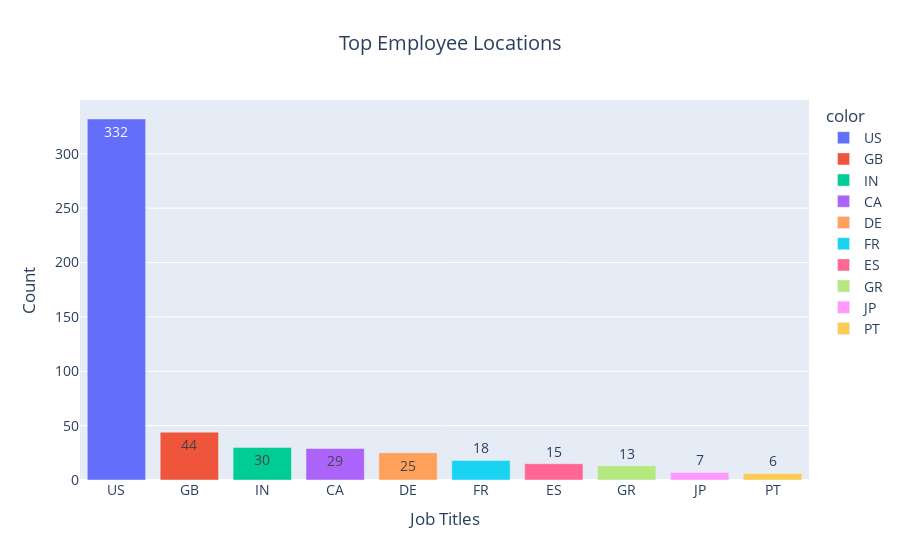

Here is the notebook cell this chart was saved with:
### Markdown cell above
The pie chart clearly indicates that the majority of employment within the provided dataset is comprised of Full-time employees.

### Code cell
# Top Employee Locations Visualized though a Bar Graph
loca = df['employee_residence'].value_counts()[:10]
fig = px.bar(x=loca.index,
             y=loca.values,
             orientation='v',
             color = loca.index,
             text = loca.values,
             title='Top Employee Locations')

fig.update_layout(yaxis_title='Count',
                  xaxis_title='Job Titles',
                  title_x=0.5,
                  font = dict(size = 14))
fig.show()

### Figure 1 — Plotly figure (JSON) as saved in the notebook; plotly's stock layout.template omitted (floating-point values rounded to 4 significant figures)
{"data": [{"alignmentgroup": "True", "hovertemplate": "color=US<br>x=%{x}<br>y=%{y}<br>text=%{text}<extra></extra>", "legendgroup": "US", "marker": {"color": "#636efa", "pattern": {"shape": ""}}, "name": "US", "offsetgroup": "US", "orientation": "v", "showlegend": true, "text": [332], "textposition": "auto", "x": ["US"], "xaxis": "x", "y": [332], "yaxis": "y", "type": "bar"}, {"alignmentgroup": "True", "hovertemplate": "color=GB<br>x=%{x}<br>y=%{y}<br>text=%{text}<extra></extra>", "legendgroup": "GB", "marker": {"color": "#EF553B", "pattern": {"shape": ""}}, "name": "GB", "offsetgroup": "GB", "orientation": "v", "showlegend": true, "text": [44], "textposition": "auto", "x": ["GB"], "xaxis": "x", "y": [44], "yaxis": "y", "type": "bar"}, {"alignmentgroup": "True", "hovertemplate": "color=IN<br>x=%{x}<br>y=%{y}<br>text=%{text}<extra></extra>", "legendgroup": "IN", "marker": {"color": "#00cc96", "pattern": {"shape": ""}}, "name": "IN", "offsetgroup": "IN", "orientation": "v", "showlegend": true, "text": [30], "textposition": "auto", "x": ["IN"], "xaxis": "x", "y": [30], "yaxis": "y", "type": "bar"}, {"alignmentgroup": "True", "hovertemplate": "color=CA<br>x=%{x}<br>y=%{y}<br>text=%{text}<extra></extra>", "legendgroup": "CA", "marker": {"color": "#ab63fa", "pattern": {"shape": ""}}, "name": "CA", "offsetgroup": "CA", "orientation": "v", "showlegend": true, "text": [29], "textposition": "auto", "x": ["CA"], "xaxis": "x", "y": [29], "yaxis": "y", "type": "bar"}, {"alignmentgroup": "True", "hovertemplate": "color=DE<br>x=%{x}<br>y=%{y}<br>text=%{text}<extra></extra>", "legendgroup": "DE", "marker": {"color": "#FFA15A", "pattern": {"shape": ""}}, "name": "DE", "offsetgroup": "DE", "orientation": "v", "showlegend": true, "text": [25], "textposition": "auto", "x": ["DE"], "xaxis": "x", "y": [25], "yaxis": "y", "type": "bar"}, {"alignmentgroup": "True", "hovertemplate": "color=FR<br>x=%{x}<br>y=%{y}<br>text=%{text}<extra></extra>", "legendgroup": "FR", "marker": {"color": "#19d3f3", "pattern": {"shape": ""}}, "name": "FR", "offsetgroup": "FR", "orientation": "v", "showlegend": true, "text": [18], "textposition": "auto", "x": ["FR"], "xaxis": "x", "y": [18], "yaxis": "y", "type": "bar"}, {"alignmentgroup": "True", "hovertemplate": "color=ES<br>x=%{x}<br>y=%{y}<br>text=%{text}<extra></extra>", "legendgroup": "ES", "marker": {"color": "#FF6692", "pattern": {"shape": ""}}, "name": "ES", "offsetgroup": "ES", "orientation": "v", "showlegend": true, "text": [15], "textposition": "auto", "x": ["ES"], "xaxis": "x", "y": [15], "yaxis": "y", "type": "bar"}, {"alignmentgroup": "True", "hovertemplate": "color=GR<br>x=%{x}<br>y=%{y}<br>text=%{text}<extra></extra>", "legendgroup": "GR", "marker": {"color": "#B6E880", "pattern": {"shape": ""}}, "name": "GR", "offsetgroup": "GR", "orientation": "v", "showlegend": true, "text": [13], "textposition": "auto", "x": ["GR"], "xaxis": "x", "y": [13], "yaxis": "y", "type": "bar"}, {"alignmentgroup": "True", "hovertemplate": "color=JP<br>x=%{x}<br>y=%{y}<br>text=%{text}<extra></extra>", "legendgroup": "JP", "marker": {"color": "#FF97FF", "pattern": {"shape": ""}}, "name": "JP", "offsetgroup": "JP", "orientation": "v", "showlegend": true, "text": [7], "textposition": "auto", "x": ["JP"], "xaxis": "x", "y": [7], "yaxis": "y", "type": "bar"}, {"alignmentgroup": "True", "hovertemplate": "color=PT<br>x=%{x}<br>y=%{y}<br>text=%{text}<extra></extra>", "legendgroup": "PT", "marker": {"color": "#FECB52", "pattern": {"shape": ""}}, "name": "PT", "offsetgroup": "PT", "orientation": "v", "showlegend": true, "text": [6], "textposition": "auto", "x": ["PT"], "xaxis": "x", "y": [6], "yaxis": "y", "type": "bar"}], "layout": {"xaxis": {"anchor": "y", "domain": [0, 1], "title": {"text": "Job Titles"}}, "yaxis": {"anchor": "x", "domain": [0, 1], "title": {"text": "Count"}}, "legend": {"title": {"text": "color"}, "tracegroupgap": 0}, "title": {"text": "Top Employee Locations", "x": 0.5}, "barmode": "relative", "font": {"size": 14}}}
